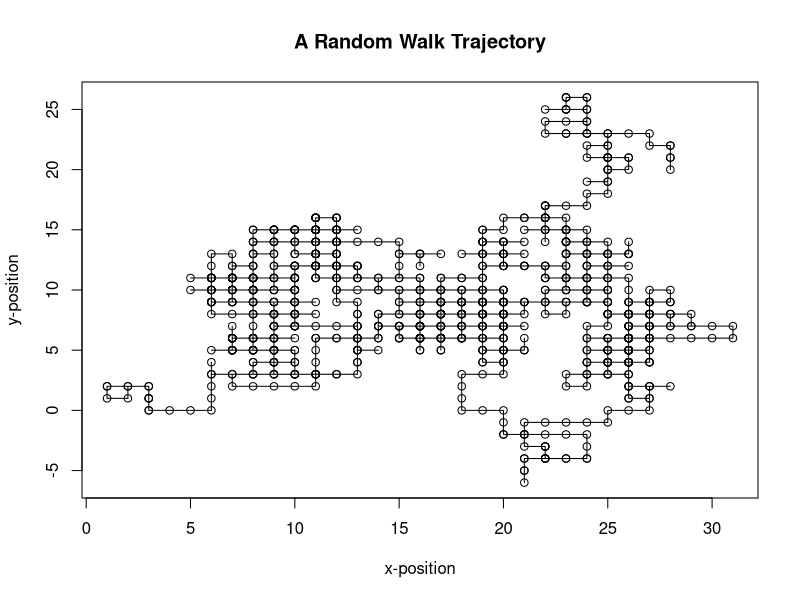
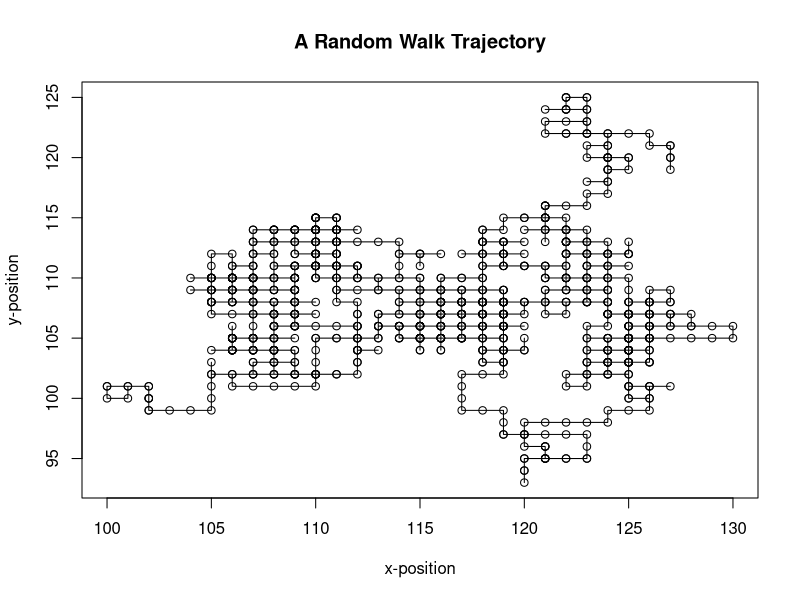

These charts were generated, in order, by the following R code:
# While I didn't work with any other students on this question, I found
# the S4 classes a little complicated, and consulted print/web sources
# pretty extensively.  As always, I attempted to do so in a way that 
# forced my own understanding (no copy + paste), but these were great
# resources that I didn't want to omit from my write-up.
#
# Citations: 
# https://cran.r-project.org/doc/contrib/Genolini-S4tutorialV0-5en.pdf
# http://www.cyclismo.org/tutorial/R/s4Classes.html
# http://practicalcomputing.org/node/80
#
# We begin by defining rw, which holds our various slots
rw <- setClass(
  "rw",
  # The basic slots associated with our class
  slots = c(
    start = "numeric",
    steps   = "numeric",
    trajectory_recording = "logical",
    .trajectory = "matrix"),
  
  # Now we declare our default values
  prototype=list(
    start = c(0,0),
    #steps = 10,
    trajectory_recording = TRUE
  ),
  # Look for things that might be amiss
  validity=function(object)
  {
    # We need our steps to be greater than 0...
    if(object@steps<1) {
      return("Please enter 
             a positive number of steps.")
    }
    # and integers...
    if(as.integer(object@steps)!=object@steps) {
      return("Please enter 
             an integer valued number of steps.")
    }
    # and we should only be working in 2D.
    if(length(object@start)!=2) {
      return("This program is
             only written for 2D (for now!).")
    }
    return(TRUE)
  }
)

# Define the method to replace our start position
setGeneric("start<-", function(self, value) standardGeneric("start<-"))

setReplaceMethod("start",
  "rw",
  function(self,value) {
  self@start <- value
  self
  }
)

# Define the rw[i th] <- replacement method
setMethod(
  f="[",
  signature="rw",
  definition=function(x,i,drop){
    mypath=slot(x,".trajectory");
    xs=sum(mypath[1:i,1]);
    ys=sum(mypath[1:i,2]);
    return(c(x@start[1]+xs, x@start[2]+ys))
  }
)

# Define our plotting function
setMethod(
  f="plot",
  signature="rw",
  definition=function(x){
    mypath=slot(x,".trajectory");
    # here we use "cumsum" to get the cumulitive
    # displacement vector at each point in time
    # which we add to our start
    xs=cumsum(mypath[,1]);
    ys=cumsum(mypath[,2]);
    plot(x@start[2]+ys,x@start[1]+xs, type='o', 
         xlab='x-position', ylab='y-position',
         main='A Random Walk Trajectory');
  }
)

# Some details about the walk.  We will print out
# the entire trajectory if the user has specificed
# that they would like to with the optional argument
setMethod(
  f="print",
  signature="rw",
  definition=function(x){
    print("Starting position:")
    print(slot(x,"start"))
    print("After this many steps...:")
    print(slot(x,"steps"))
    print("We arrive at:")
    print(x[slot(x,"steps")])
    if (slot(x,"trajectory_recording"))
    { print("List of positions visited in order:")
      for (i in 1:slot(x,"steps")) {
        print(x[i]) }}
  }
)

# The simulate method initializes the walk
setGeneric("simulate", 
           function(x){standardGeneric("simulate")})

setMethod(
  f="simulate",
  signature="rw",
  definition=function(x){
    # Set our random seed for reproduceable results.
    set.seed(0)
    slot(x,".trajectory") <- 
      matrix(c(0, 1, -1, 0, 1, 0, 0, -1), 
             nrow=4, 
             ncol=2)[sample(4,size=slot(x,"steps"),
             replace=TRUE),];
    return(x)
  }
)

# Testing the replacement class
my_walk <- new("rw", start=c(1,1),steps=1000,trajectory_recording=FALSE)
# We initialize the walk with the simulate() method -- I don't love this.
# But to circumvent, I would need to use the "assign" function, which
# the S4 manual cautions against! 
# (https://cran.r-project.org/doc/contrib/Genolini-S4tutorialV0-5en.pdf)
my_walk <- simulate(my_walk)
# Show the 50th position
my_walk[50]
# Plot before we move the start
plot(my_walk)
# Change the start position
start(my_walk)<-c(100,100)
# Plot AFTER we move the start
# ...Hopefully they are the same shape, just shifted!
plot(my_walk)
# print the summary statistics
print(my_walk)
